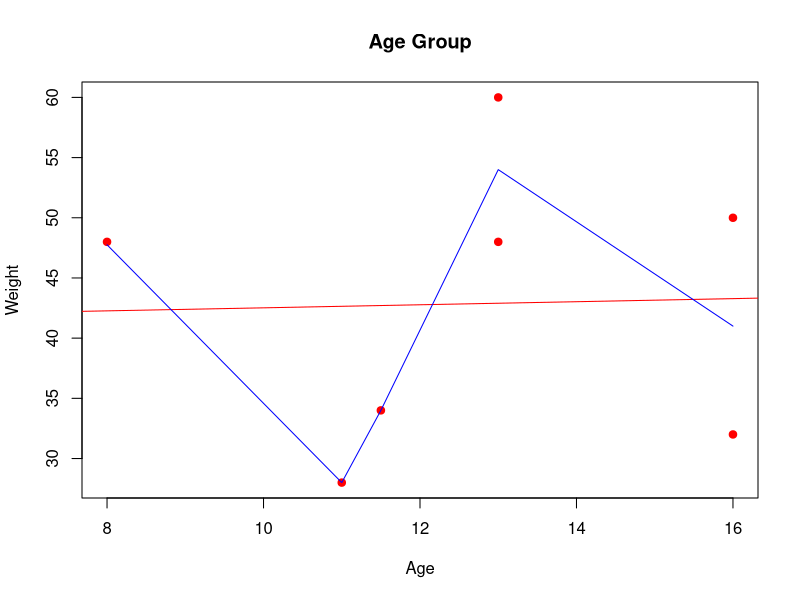

This chart was generated by the following R code:
## ---- chunk 1
knitr::opts_chunk$set(echo = TRUE)
## ---- chunk 2
vector <- c(1,2,3,4,5)
## ---- chunk 3
vs <- c("Krishna", "Mridul", "Srishti", "Niyati")
## ---- chunk 4
vector <- c(1,2,3,4,5)
mean(vector)
## ---- chunk 5
mat.mridul <- matrix(1:8, 2, 4)
dim(mat.mridul)
mean(mat.mridul)
mean(c(1,2,3,4,5,6,7,8))
## ---- chunk 6
age <- c(13, 13, 16, 16, 11.5, 11, 8)
weight <- c(48, 60, 50, 32, 34, 28,  48)
plot(x=age,y=weight, main="Age Group", xlab = "Age",         ylab = "Weight", pch=19, col="red")
# Add fit lines
abline(lm(weight~age), col="red") # regression line (y~x)
lines(lowess(age, weight), col="blue") # lowess line (x,y)


